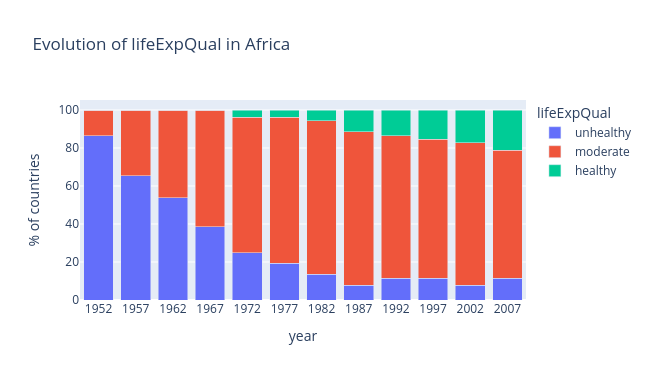
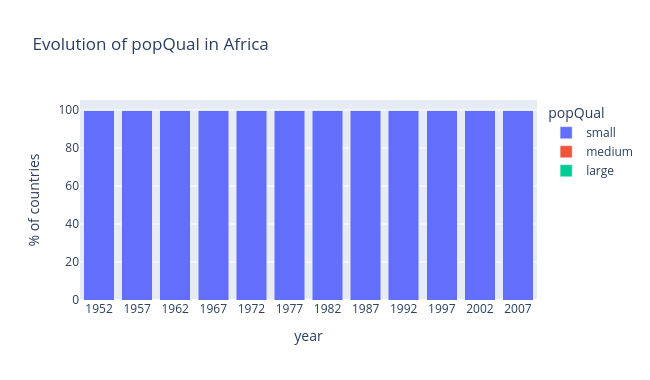

The notebook cell saved with these charts, in order:
### Markdown cell above
3. Visualize the evolution of the three qualitative columns above for African countries from 1952 to 2007.

### Code cell
africa = gapminder.query("continent == 'Africa'")
for v, t in [('lifeExpQual', 'lifeExpQual'), ('popQual', 'popQual'), ('gdpQual', 'gdpQual')]:
    plot_evolution(africa, v, f'Evolution of {t} in Africa', orders[v]).show()

### Figure 1 — Plotly figure (JSON) as saved in the notebook; plotly's stock layout.template omitted (floating-point values rounded to 4 significant figures)
{"data": [{"hovertemplate": "lifeExpQual=unhealthy<br>year=%{x}<br>% of countries=%{y}<extra></extra>", "legendgroup": "unhealthy", "marker": {"color": "#636efa", "pattern": {"shape": ""}}, "name": "unhealthy", "orientation": "v", "showlegend": true, "textposition": "auto", "type": "bar", "x": ["1952", "1957", "1962", "1967", "1972", "1977", "1982", "1987", "1992", "1997", "2002", "2007"], "xaxis": "x", "y": [86.54, 65.38, 53.85, 38.46, 25.0, 19.23, 13.46, 7.692, 11.54, 11.54, 7.692, 11.54], "yaxis": "y"}, {"hovertemplate": "lifeExpQual=moderate<br>year=%{x}<br>% of countries=%{y}<extra></extra>", "legendgroup": "moderate", "marker": {"color": "#EF553B", "pattern": {"shape": ""}}, "name": "moderate", "orientation": "v", "showlegend": true, "textposition": "auto", "type": "bar", "x": ["1952", "1957", "1962", "1967", "1972", "1977", "1982", "1987", "1992", "1997", "2002", "2007"], "xaxis": "x", "y": [13.46, 34.62, 46.15, 61.54, 71.15, 76.92, 80.77, 80.77, 75.0, 73.08, 75.0, 67.31], "yaxis": "y"}, {"hovertemplate": "lifeExpQual=healthy<br>year=%{x}<br>% of countries=%{y}<extra></extra>", "legendgroup": "healthy", "marker": {"color": "#00cc96", "pattern": {"shape": ""}}, "name": "healthy", "orientation": "v", "showlegend": true, "textposition": "auto", "type": "bar", "x": ["1952", "1957", "1962", "1967", "1972", "1977", "1982", "1987", "1992", "1997", "2002", "2007"], "xaxis": "x", "y": [0.0, 0.0, 0.0, 0.0, 3.846, 3.846, 5.769, 11.54, 13.46, 15.38, 17.31, 21.15], "yaxis": "y"}], "layout": {"barmode": "stack", "height": 380, "legend": {"title": {"text": "lifeExpQual"}, "tracegroupgap": 0}, "title": {"text": "Evolution of lifeExpQual in Africa"}, "width": 650, "xaxis": {"anchor": "y", "domain": [0, 1], "title": {"text": "year"}}, "yaxis": {"anchor": "x", "domain": [0, 1], "title": {"text": "% of countries"}}}}

### Figure 2 — Plotly figure (JSON) as saved in the notebook; plotly's stock layout.template omitted (floating-point values rounded to 4 significant figures)
{"data": [{"hovertemplate": "popQual=small<br>year=%{x}<br>% of countries=%{y}<extra></extra>", "legendgroup": "small", "marker": {"color": "#636efa", "pattern": {"shape": ""}}, "name": "small", "orientation": "v", "showlegend": true, "textposition": "auto", "type": "bar", "x": ["1952", "1957", "1962", "1967", "1972", "1977", "1982", "1987", "1992", "1997", "2002", "2007"], "xaxis": "x", "y": [100.0, 100.0, 100.0, 100.0, 100.0, 100.0, 100.0, 100.0, 100.0, 100.0, 100.0, 100.0], "yaxis": "y"}, {"hovertemplate": "popQual=medium<br>year=%{x}<br>% of countries=%{y}<extra></extra>", "legendgroup": "medium", "marker": {"color": "#EF553B", "pattern": {"shape": ""}}, "name": "medium", "orientation": "v", "showlegend": true, "textposition": "auto", "type": "bar", "x": ["1952", "1957", "1962", "1967", "1972", "1977", "1982", "1987", "1992", "1997", "2002", "2007"], "xaxis": "x", "y": [0.0, 0.0, 0.0, 0.0, 0.0, 0.0, 0.0, 0.0, 0.0, 0.0, 0.0, 0.0], "yaxis": "y"}, {"hovertemplate": "popQual=large<br>year=%{x}<br>% of countries=%{y}<extra></extra>", "legendgroup": "large", "marker": {"color": "#00cc96", "pattern": {"shape": ""}}, "name": "large", "orientation": "v", "showlegend": true, "textposition": "auto", "type": "bar", "x": ["1952", "1957", "1962", "1967", "1972", "1977", "1982", "1987", "1992", "1997", "2002", "2007"], "xaxis": "x", "y": [0.0, 0.0, 0.0, 0.0, 0.0, 0.0, 0.0, 0.0, 0.0, 0.0, 0.0, 0.0], "yaxis": "y"}], "layout": {"barmode": "stack", "height": 380, "legend": {"title": {"text": "popQual"}, "tracegroupgap": 0}, "title": {"text": "Evolution of popQual in Africa"}, "width": 650, "xaxis": {"anchor": "y", "domain": [0, 1], "title": {"text": "year"}}, "yaxis": {"anchor": "x", "domain": [0, 1], "title": {"text": "% of countries"}}}}
